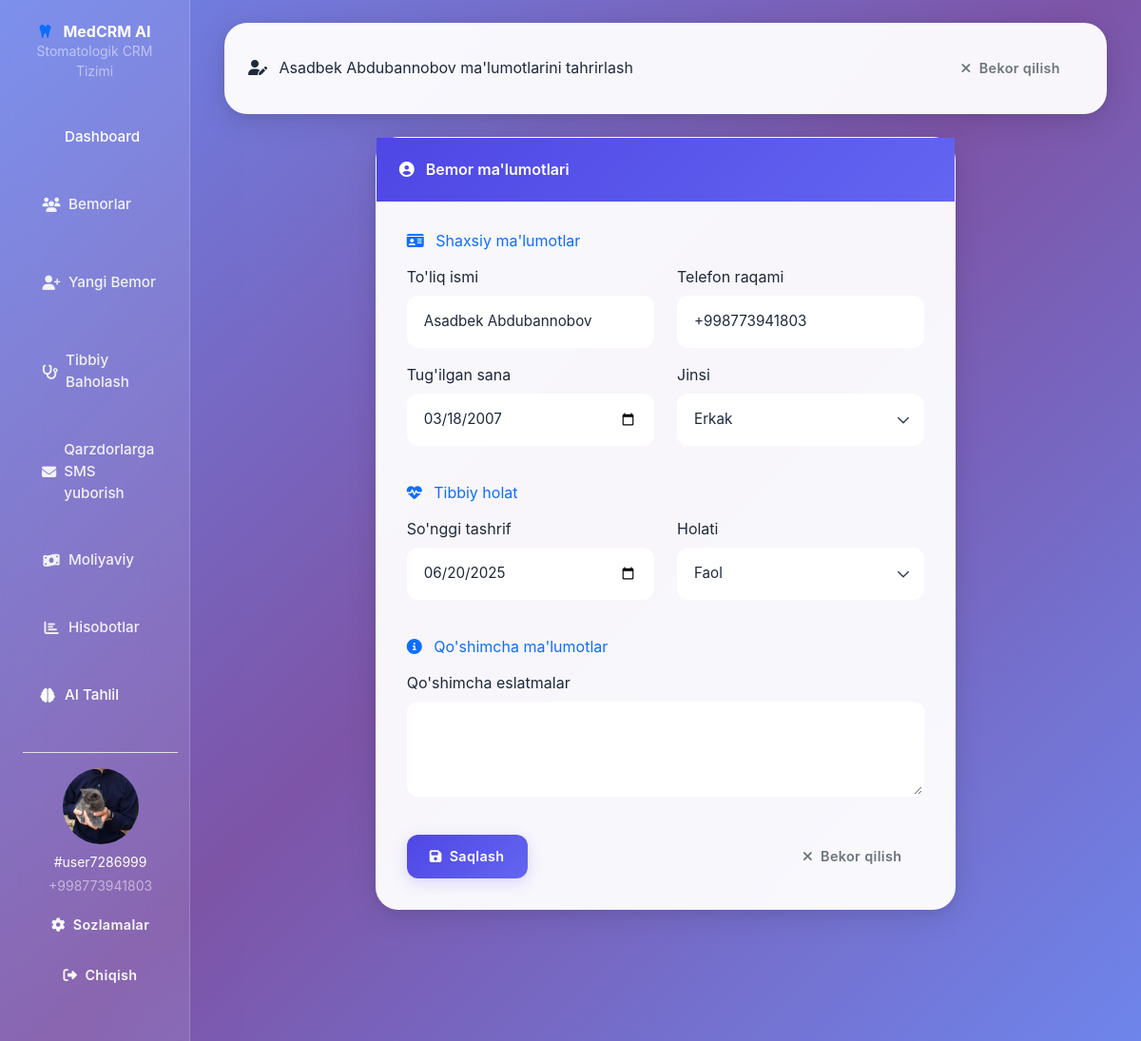
Screenshot of /patients/update/5/ (signed in) with the database file from the repository.
### accounts/models.py (models this page shows, shortened)
class Account(AbstractBaseUser, PermissionsMixin):  # <--- PermissionsMixin qo'shildi
    class Meta:
        permissions = [('can_view_account', 'Can view account')]
        default_permissions = []
    first_name = models.CharField(max_length=50, blank=True, null=True)
    last_name = models.CharField(max_length=50, blank=True, null=True)
    profile_image = models.ImageField(upload_to='profile_images/', default="default_profile_image.png", blank=True, null=True)
    username = models.CharField(max_length=50, unique=True, editable=False)
    phone = models.CharField(max_length=15, unique=True, validators=[RegexValidator(regex=r'^\+998\d{9}$', message='Phone number must start with +998 followed by 9 digits')])
    email = models.EmailField(max_length=100, unique=True, blank=True, null=True)
    date_joined = models.DateTimeField(auto_now_add=True)
    last_login = models.DateTimeField(auto_now=True)
    is_admin = models.BooleanField(default=False)
    is_staff = models.BooleanField(default=False)
    is_active = models.BooleanField(default=True)
    is_superadmin = models.BooleanField(default=False)
    is_banned = models.BooleanField(default=False, blank=True, null=True)
    USERNAME_FIELD = 'phone'
    REQUIRED_FIELDS = ["first_name", "last_name"]
    objects = MyAccountManager()
    def profile_image_exists(self):
        return bool(self.profile_image)

### patients/models.py (models this page shows, shortened)
class Patient(models.Model):
    GENDER_CHOICES = [
        ('M', 'Erkak'),
        ('F', 'Ayol'),
        ('O', 'Boshqa'),
    ]
    STATUS_CHOICES = [
        ('active', 'Faol'),
        ('inactive', 'Nofaol'),
        ('pending', 'Kutilmoqda'),
    ]
    full_name = models.CharField(max_length=255, verbose_name='To\'liq ismi')
    date_of_birth = models.DateField(verbose_name='Tug\'ilgan yil')
    age = models.PositiveIntegerField(verbose_name='Yosh', editable=False)
    gender = models.CharField(max_length=1, choices=GENDER_CHOICES, verbose_name='Jins')
    phone_number = models.CharField(max_length=15, unique=True, verbose_name='Telefon')
    visit_date = models.DateTimeField(verbose_name='Kelish Vaqti', auto_now_add=True)
    last_coming = models.DateField(verbose_name='So\'nggi Davolanish', blank=True, null=True)
    status = models.CharField(max_length=10, choices=STATUS_CHOICES, verbose_name='Holat', default='active')
    notes = models.TextField(verbose_name='Eslatmalar', blank=True, null=True)
    class Meta:
        verbose_name = 'Bemor'
        verbose_name_plural = 'Bemorlar'
        ordering = ['-last_coming']

### patients/views.py (the view, shortened to what this page needs)
# urls.py: path('update/<int:patient_id>/', PatientUpdateView.as_view(), name='patient_update'),  # Bemor ma'lumotlarini yangilash sahifasi
class PatientUpdateView(View):
    def get(self, request, patient_id):
        if not request.user.is_authenticated:
            return redirect('login')
        """
        Bemor ma'lumotlarini yangilash sahifasini ko'rsatish
        """
        patient = get_object_or_404(Patient, id=patient_id)
        date_of_birth = patient.date_of_birth.strftime('%Y-%m-%d') if patient.date_of_birth else ''
        last_coming = patient.last_coming.strftime('%Y-%m-%d') if patient.last_coming else ''
        context = {
            'patient': patient,
            'date_of_birth': date_of_birth,
            'last_coming': last_coming,
        }
        return render(request, 'dashboard/update_patient.html', context)

### Templates/dashboard/update_patient.html (shortened to what this page needs)
{% extends 'base.html' %}
{% block content %}
<div class="container-fluid animate-fade-in">
    <div class="row mb-4">
        <div class="col-12">
            <div class="glass-card p-4">
                <div class="d-flex justify-content-between align-items-center">
                    <h2 class="mb-0">
                        <i class="fas fa-user-edit me-2"></i> {{ patient.full_name }} ma'lumotlarini tahrirlash
                    </h2>
                    <a href="{% url 'patient_detail' patient.id %}" class="btn btn-outline-secondary">
                        <i class="fas fa-times me-1"></i> Bekor qilish
                    </a>
                </div>
            </div>
        </div>
    </div>
    <div class="row">
        <div class="col-lg-8 mx-auto">
            <div class="glass-card">
                <div class="card-header bg-primary text-white">
                    <h5 class="mb-0"><i class="fas fa-user-circle me-2"></i> Bemor ma'lumotlari</h5>
                </div>
                <div class="card-body">
                    <form method="post">
                        <div class="mb-4">
                            <h6 class="mb-3 text-primary"><i class="fas fa-id-card me-2"></i> Shaxsiy ma'lumotlar</h6>
                            <div class="row">
                                <div class="col-md-6 mb-3">
                                    <label for="full_name" class="form-label">To'liq ismi</label>
                                    <input type="text" class="form-control" id="full_name" name="full_name"
                                           value="{{ patient.full_name }}" required>
                                </div>
                                <div class="col-md-6 mb-3">
                                    <label for="phone_number" class="form-label">Telefon raqami</label>
                                    <input type="text" class="form-control" id="phone_number" name="phone_number"
                                           value="{{ patient.phone_number }}" required>
                                </div>
                            </div>
                            <div class="row">
                                <div class="col-md-6 mb-3">
                                    <label for="date_of_birth" class="form-label">Tug'ilgan sana</label>
                                    <input type="date" class="form-control" id="date_of_birth" name="date_of_birth"
                                           value="{{ date_of_birth }}" required>
                                </div>
                                <div class="col-md-6 mb-3">
                                    <label for="gender" class="form-label">Jinsi</label>
                                    <select class="form-select" id="gender" name="gender" required>
                                        <option value="M" {% if patient.gender == 'M' %}selected{% endif %}>Erkak</option>
                                    </select>
                                </div>
                            </div>
                        </div>
                        <div class="mb-4">
                            <h6 class="mb-3 text-primary"><i class="fas fa-heartbeat me-2"></i> Tibbiy holat</h6>
                            <div class="row">
                                <div class="col-md-6 mb-3">
                                    <label for="last_coming" class="form-label">So'nggi tashrif</label>
                                    <input type="date" class="form-control" id="last_coming" name="last_coming"
                                           value="{{ last_coming }}">
                                </div>
                                <div class="col-md-6 mb-3">
                                    <label for="status" class="form-label">Holati</label>
                                    <select class="form-select" id="status" name="status" required>
                                        <option value="active" {% if patient.status == 'active' %}selected{% endif %}>Faol</option>
                                    </select>
                                </div>
                            </div>
                        </div>
                        <div class="mb-4">
                            <h6 class="mb-3 text-primary"><i class="fas fa-info-circle me-2"></i> Qo'shimcha ma'lumotlar</h6>
                            <div class="row">
                                <div class="col-12 mb-3">
                                    <label for="notes" class="form-label">Qo'shimcha eslatmalar</label>
                                    <textarea class="form-control" id="notes" name="notes" rows="3">{{ patient.notes }}</textarea>
                                </div>
                            </div>
                        </div>
                        <div class="d-flex justify-content-between mt-4">
                            <button type="submit" class="btn btn-primary">
                                <i class="fas fa-save me-1"></i> Saqlash
                            </button>
                            <a href="{% url 'patient_detail' patient.id %}" class="btn btn-outline-secondary">
                                <i class="fas fa-times me-1"></i> Bekor qilish
                            </a>
                        </div>
                    </form>
                </div>
            </div>
        </div>
    </div>
</div>
{% endblock %}

### Templates/includes/header.html (shortened to what this page needs)
<div class="col-md-3 col-lg-2 sidebar p-4">
    <div class="text-center mb-4">
        <h3 class="text-white fw-bold">
            <i class="fas fa-tooth text-primary me-2"></i>
            MedCRM AI
        </h3>
        <p class="text-white-50 small">Stomatologik CRM Tizimi</p>
    </div>
    <nav class="nav flex-column">
        <a class="nav-link nav-item text-white p-3 {% if request.path == '/' %}active{% endif %}"
           href="{% url 'home' %}">
             Dashboard
        </a>
        <a class="nav-link nav-item {% if request.path == '/patients/' %}active{% endif %}"
           href="{% url 'patients' %}">
            <i class="fas fa-users me-2"></i> Bemorlar
        </a>
        <a class="nav-link nav-item {% if request.path == '/patients/add/' %}active{% endif %}"
           href="{% url 'add_patient' %}">
            <i class="fas fa-user-plus me-2"></i> Yangi Bemor
        </a>
        <a class="nav-link nav-item {% if request.path == '/patients/assessment/' %}active{% endif %}"
           href="{% url 'assessment' %}">
            <i class="fas fa-stethoscope me-2"></i> Tibbiy Baholash
        </a>
        <a class="nav-link nav-item"
           href="{% url 'debt_notification' %}">
            <i class="fa-solid fa-envelope me-2"></i> Qarzdorlarga SMS yuborish
        </a>
        <a class="nav-link nav-item {% if request.path == '/payments/' %}active{% endif %}"
           href="{% url 'payment' %}">
            <i class="fas fa-money-bill-wave me-2"></i> Moliyaviy
        </a>
        <a class="nav-link nav-item {% if request.path == '/reports/' %}active{% endif %}"
           href="{% url 'reports' %}">
            <i class="fas fa-chart-bar me-2"></i> Hisobotlar
        </a>
        <a class="nav-link nav-item text-white p-3"
           href="#">
            <i class="fas fa-brain me-2"></i> AI Tahlil
        </a>
        {% if user.is_authenticated %}
        <div class="mt-4 pt-3 border-top border-white-50">
            <div class="text-center">
                <div class="mb-2 d-flex justify-content-center align-items-center">
                    {% if user.profile_image_exists %}
                    <img src="{{ user.profile_image.url }}" alt="User Image"
                        class="rounded-circle img-fluid"
                        style="width: 80px; height: 80px; object-fit: cover;">
                    {% else %}
                    <i class="fas fa-user-circle fa-2x text-white"></i>
                    {% endif %}
                </div>
                <p class="text-white small mb-1">{{ user.get_full_name|default:user.username }}</p>
                <p class="text-white-50 small">{{ user.phone }}</p>
                <a href="{% url 'settings' %}" class="btn btn-sm btn-outline-light mt-2">
                    <i class="fa-solid fa-gear me-1"></i> Sozlamalar
                </a>
                <a href="{% url 'logout' %}" class="btn btn-sm btn-outline-light mt-2">
                    <i class="fas fa-sign-out-alt me-1"></i> Chiqish
                </a>
            </div>
        </div>
        {% endif %}
    </nav>
</div>

### Templates/base.html (style rules this page uses)
:root { --primary-color: #4f46e5; --primary-light: #6366f1; --primary-dark: #3730a3; --secondary-color: #0ea5e9; --success-color: #10b981; --warning-color: #f59e0b; --danger-color: #ef4444; --dark-color: #1f2937; --light-color: #f8fafc; --text-primary: #1e293b; --text-secondary: #64748b; --glass-bg: rgba(255, 255, 255, 0.95); --glass-border: rgba(255, 255, 255, 0.18); }
* { margin: 0; padding: 0; box-sizing: border-box; }
body { background: linear-gradient(135deg, #667eea 0%, #764ba2 50%, #667eea 100%); background-attachment: fixed; min-height: 100vh; font-family: 'Inter', 'Segoe UI', Tahoma, Geneva, Verdana, sans-serif; color: var(--text-primary); line-height: 1.6; }
.glass-card { background: var(--glass-bg); backdrop-filter: blur(20px); -webkit-backdrop-filter: blur(20px); border: 1px solid var(--glass-border); border-radius: 24px; box-shadow: 0 8px 32px rgba(0, 0, 0, 0.1), 0 2px 16px rgba(0, 0, 0, 0.08); transition: all 0.3s cubic-bezier(0.4, 0, 0.2, 1); }
.sidebar { min-height: 100vh; background: rgba(255, 255, 255, 0.15); backdrop-filter: blur(20px); -webkit-backdrop-filter: blur(20px); border-right: 1px solid rgba(255, 255, 255, 0.2); position: sticky; top: 0; }
.nav-item { margin: 0.5rem 0; }
.nav-link { display: flex; align-items: center; padding: 1rem 1.25rem; color: rgba(255, 255, 255, 0.9); text-decoration: none; border-radius: 16px; transition: all 0.3s cubic-bezier(0.4, 0, 0.2, 1); font-weight: 500; font-size: 0.95rem; }
.nav-link i { margin-right: 0.75rem; width: 20px; text-align: center; }
.form-control, .form-select { border-radius: 12px; border: 2px solid rgba(255, 255, 255, 0.2); background: rgba(255, 255, 255, 0.9); color: var(--text-primary); padding: 0.875rem 1rem; font-size: 0.95rem; transition: all 0.3s ease; backdrop-filter: blur(10px); }
.form-control::placeholder { color: var(--text-secondary); opacity: 0.7; }
.form-select { background-repeat: no-repeat; background-position: right 0.75rem center; background-size: 16px 12px; }
.form-select option { background-color: white; color: var(--text-primary); padding: 0.5rem; }
.form-select option:checked { background-color: var(--primary-color); color: white; }
.btn { border-radius: 12px; padding: 0.75rem 1.5rem; font-weight: 600; font-size: 0.9rem; transition: all 0.3s cubic-bezier(0.4, 0, 0.2, 1); border: none; text-transform: none; letter-spacing: 0.025em; }
.btn-primary { background: linear-gradient(135deg, var(--primary-color), var(--primary-light)); color: white; box-shadow: 0 4px 16px rgba(79, 70, 229, 0.2); }
.card-header { background: linear-gradient(135deg, var(--primary-color), var(--primary-light)); color: white; border: none; padding: 1.5rem; font-weight: 600; }
.card-body { padding: 2rem; }
.animate-fade-in { animation: fadeInUp 0.6s cubic-bezier(0.4, 0, 0.2, 1); }

### rows the page displays
Account: profile_image (picture), get_full_name "#user7286999", phone "+998773941803"
Patient: full_name "Asadbek Abdubannobov", phone_number "+998773941803", gender "Erkak", status "Faol"
